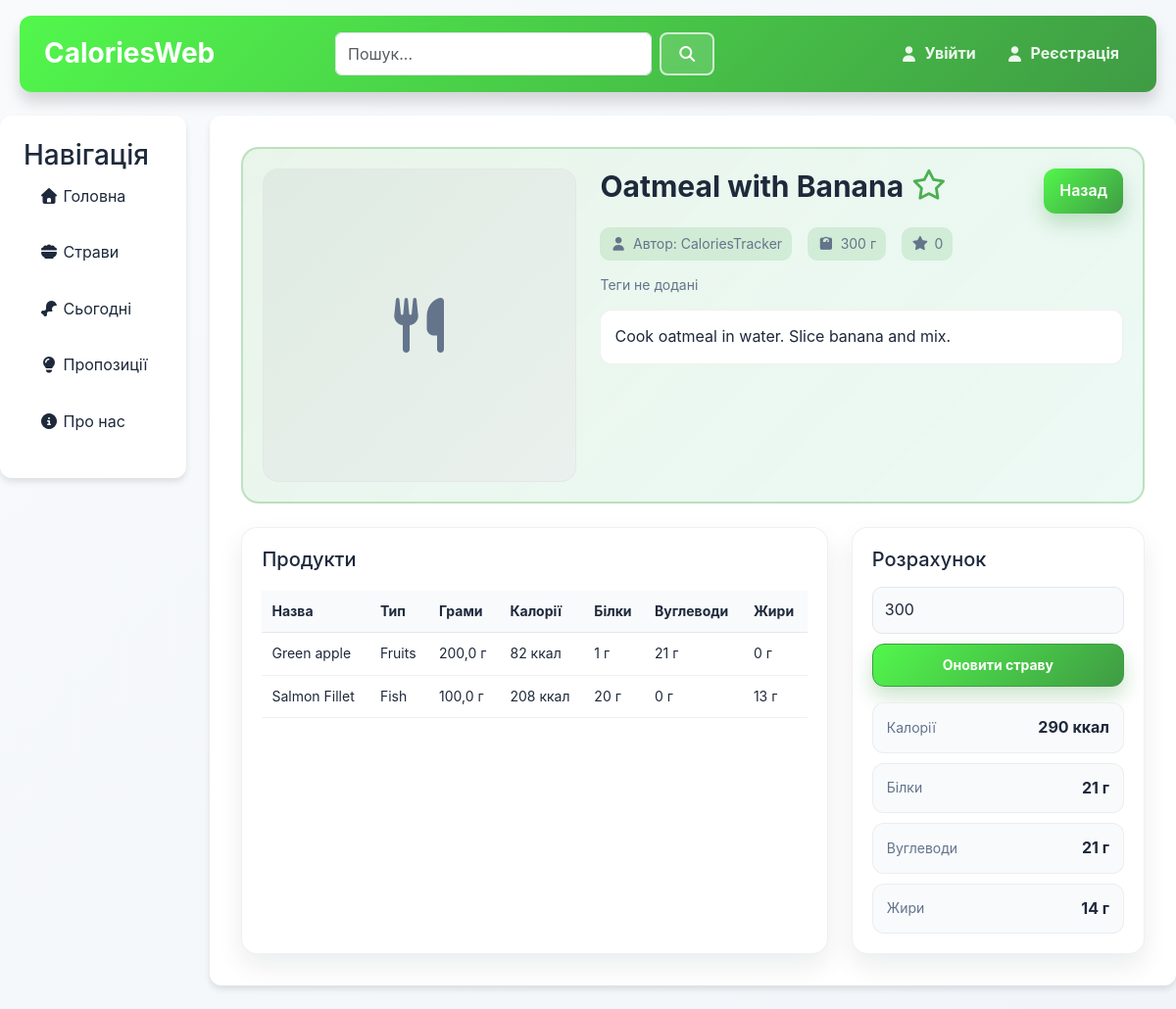
The page /meals/3/ on the database as committed earlier.
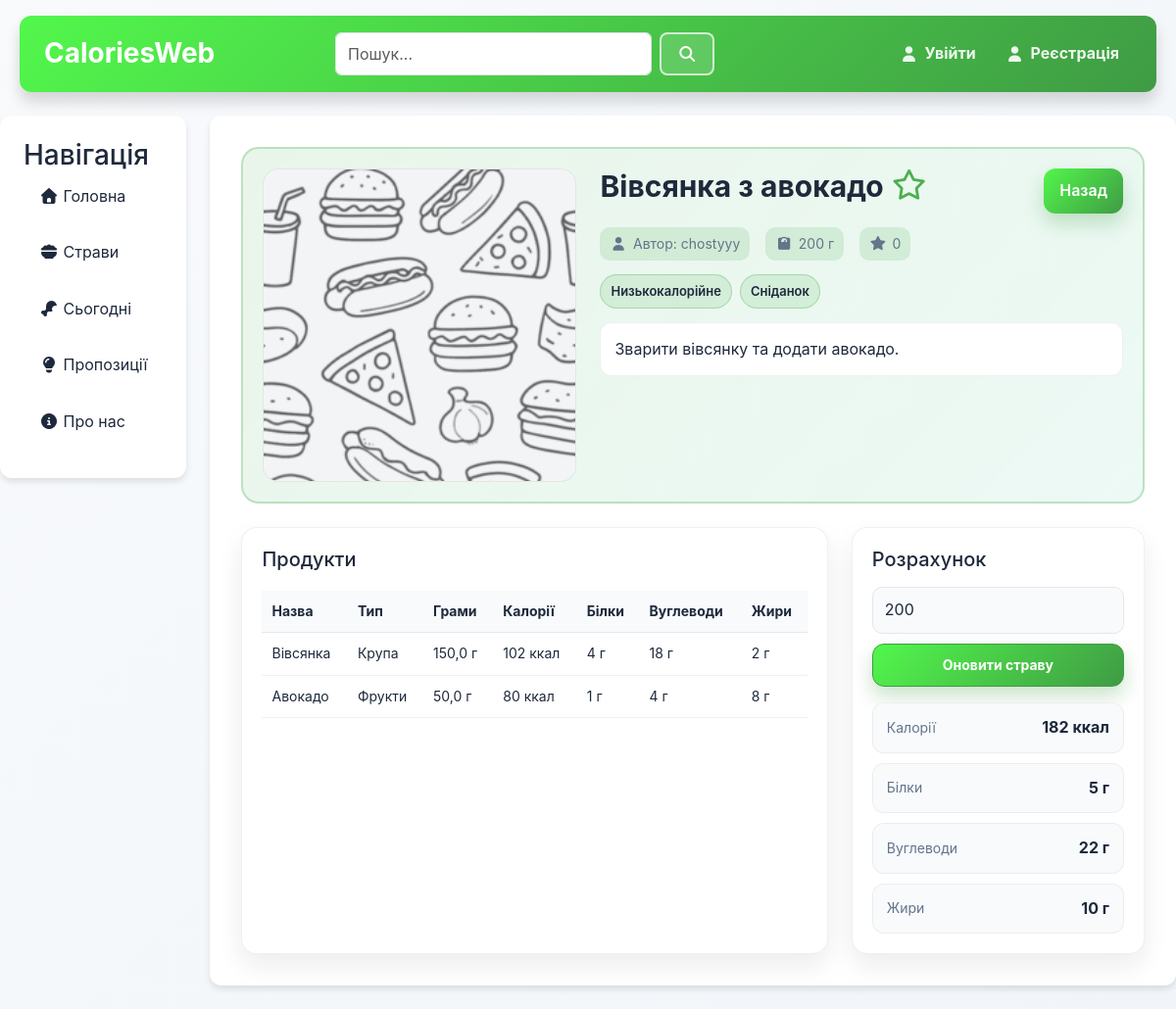
The same page on the database as committed later.
### meals/models.py (models this page shows, shortened)
class Meal(models.Model):
    name = models.CharField(max_length=100)
    grams = models.PositiveIntegerField(default=100)
    recipe = models.TextField(null=True)
    link = models.URLField(null=True)
    author = models.ForeignKey(User, on_delete=models.CASCADE)
    image = models.ImageField(default='fallback.png', null=True, blank=True)
    popularity = models.IntegerField()

class MealProducts(models.Model):
    meal = models.ForeignKey("Meal", on_delete=models.CASCADE)
    food = models.ForeignKey("Food", on_delete=models.CASCADE)
    grams = models.FloatField()

class Food(models.Model):
    name = models.CharField(max_length=100)
    type = models.CharField(max_length=50)
    grams = models.FloatField()
    calories = models.IntegerField()
    protein = models.FloatField()
    carbs = models.FloatField()
    fats = models.FloatField()

class Tag(models.Model):
    name = models.CharField(max_length=50)
    type = models.CharField(max_length=50, null=True)

### meals/views.py (the view, shortened to what this page needs)
# urls.py: path('<int:meal_id>/', views.meal_detail, name='meal_detail'),
def meal_detail(request, meal_id):
    meal = get_object_or_404(Meal, id=meal_id)
    all_tags = Tag.objects.order_by("type", "name")
    meal_tag_ids = set(MealTag.objects.filter(meal=meal).values_list("tag_id", flat=True))
    grouped_tags_for_edit = []
    for tag in all_tags:
        group_name = (tag.type or "Інше").strip() if tag.type else "Інше"
        if grouped_tags_for_edit and grouped_tags_for_edit[-1]["type"] == group_name:
            grouped_tags_for_edit[-1]["tags"].append(tag)
        else:
            grouped_tags_for_edit.append({
                "type": group_name,
                "tags": [tag],
            })
    cpfc = {
        "calories": 0,
        "protein": 0,
        "carbs": 0,
        "fats": 0
    }
    meal_products = MealProducts.objects.filter(meal_id=meal_id)
    grams = meal.grams
    if request.method == "POST":
        grams = int(request.POST.get("grams", meal.grams))
    for mp in meal_products:
        food = Food.objects.get(id=mp.food_id)
        cpfc["calories"] += food.calories / food.grams * mp.grams
        cpfc["protein"] += food.protein / food.grams * mp.grams
        cpfc["carbs"] += food.carbs / food.grams * mp.grams
        cpfc["fats"] += food.fats / food.grams * mp.grams
    cpfc["calories"] = round(cpfc["calories"]/meal.grams*grams)
    cpfc["protein"] = round(cpfc["protein"]/meal.grams*grams)
    cpfc["carbs"] = round(cpfc["carbs"]/meal.grams*grams)
    cpfc["fats"] = round(cpfc["fats"]/meal.grams*grams)
    data = {
        "meal": meal,
        "cpfc": cpfc,
        "grams": grams,
        "is_favorite": request.user.is_authenticated and MealFavorites.objects.filter(user=request.user, meal=meal).exists(),
        "meal_tags": Tag.objects.filter(mealtag__meal=meal).order_by("type", "name"),
        "grouped_tags_for_edit": grouped_tags_for_edit,
        "meal_tag_ids": meal_tag_ids,
    }
    return render(request, "meals/mealItemDetailed.html", data)

### meals/templates/meals/mealItemDetailed.html (shortened to what this page needs)
{% extends "main/layout.html" %}
{% load static %}
{% block extra_css %}
    <link rel="stylesheet" href="{% static 'meals/css/meal_detail.css' %}">
{% endblock %}
{% block content %}
<div class="meal-detail">
    <div class="meal-detail-hero">
        <div class="meal-detail-media">
            {% if meal.image and meal.image.url %}
                <img src="{{ meal.image.url }}" alt="{{ meal.name }}">
            {% else %}
                <div class="meal-detail-placeholder">
                    <i class="fas fa-utensils"></i>
                </div>
            {% endif %}
        </div>
        <div class="meal-detail-info">
            <div class="meal-detail-header">
                <h1>{{ meal.name }}
                    {% if user.is_authenticated and is_favorite %}
                        <span class="meal-add-to-favorites"><a href="{% url 'meals:toggle_favorite' meal.id %}"><i class="fa-solid fa-star"></i></a></span>
                    {% else %}
                        <span class="meal-add-to-favorites"><a href="{% url 'meals:toggle_favorite' meal.id %}"><i class="fa-regular fa-star"></i></a></span>
                    {% endif %}
                </h1>
                <div class="meal-detail-header-actions">
                    <button class="meal-detail-back" type="button" onclick="window.history.back()">Назад</button>
                </div>
            </div>
            <div class="meal-detail-meta">
                <span><i class="fas fa-user"></i> Автор: {{ meal.author }}</span>
                <span><i class="fas fa-weight"></i> {{ meal.grams }} г</span>
                <span><i class="fas fa-star"></i> {{ meal.popularity }}</span>
            </div>
            <div class="meal-detail-tags">
                {% for tag in meal_tags %}
                    <span class="meal-detail-tag">{{ tag.name }}</span>
                {% empty %}
                    <span class="meal-detail-tags-empty">Теги не додані</span>
                {% endfor %}
            </div>
            {% if meal.recipe %}
                <p class="meal-detail-recipe">{{ meal.recipe }}</p>
            {% endif %}
        </div>
    </div>
    <div class="meal-detail-grid">
        <section class="meal-detail-card">
            <h3>Продукти</h3>
            <div class="meal-detail-table-wrap">
                <table class="meal-detail-table">
                    <tr>
                        <th>Назва</th>
                        <th>Тип</th>
                        <th>Грами</th>
                        <th>Калорії</th>
                        <th>Білки</th>
                        <th>Вуглеводи</th>
                        <th>Жири</th>
                    </tr>
                {% for item in meal.mealproducts_set.all %}
                    <tr>
                        <td>{{ item.food.name }}</td>
                        <td>{{ item.food.type }}</td>
                        <td>{{ item.grams }} г</td>
                        <td>{% widthratio item.food.calories item.food.grams item.grams %} ккал</td>
                        <td>{% widthratio item.food.protein item.food.grams item.grams %} г</td>
                        <td>{% widthratio item.food.carbs item.food.grams item.grams %} г</td>
                        <td>{% widthratio item.food.fats item.food.grams item.grams %} г</td>
                    </tr>
                {% empty %}
                    <tr>
                        <td colspan="{% if user.is_authenticated and user.id == meal.author_id %}8{% else %}7{% endif %}">Продукти ще не додані.</td>
                    </tr>
                {% endfor %}
                </table>
            </div>
        </section>
        <section class="meal-detail-card">
            <h3>Розрахунок</h3>
            <form method="post" action="{% url 'meals:meal_detail' meal.id %}" class="meal-detail-calc">
                <div class="meal-detail-calc-row">
                    <input type="number" name="grams" value="{{ grams }}" class="meal-detail-input">
                    <button class="meal-detail-submit" type="submit">Оновити страву</button>
                </div>
            </form>
            <div class="meal-detail-totals">
                <div class="meal-detail-total">
                    <span>Калорії</span>
                    <strong>{{ cpfc.calories }} ккал</strong>
                </div>
                <div class="meal-detail-total">
                    <span>Білки</span>
                    <strong>{{ cpfc.protein }} г</strong>
                </div>
                <div class="meal-detail-total">
                    <span>Вуглеводи</span>
                    <strong>{{ cpfc.carbs }} г</strong>
                </div>
                <div class="meal-detail-total">
                    <span>Жири</span>
                    <strong>{{ cpfc.fats }} г</strong>
                </div>
            </div>
        </section>
    </div>
</div>
{% endblock %}

### main/templates/main/layout.html (shortened to what this page needs)
{% load static %}
<!DOCTYPE html>
<html lang="en">
<head>
    <link href="https://cdn.jsdelivr.net/npm/bootstrap@5.3.8/dist/css/bootstrap.min.css" rel="stylesheet">
    <link rel="stylesheet" href="{% static 'main/css/main.css' %}">
    <link rel="stylesheet" href="https://cdnjs.cloudflare.com/ajax/libs/font-awesome/7.0.1/css/all.min.css">
    {% block extra_css %}{% endblock %}
</head>
<body>
<header>
    <table>
        <tr>
            <th style="text-align: left;" style="width: fit-content;">
                <a href="{% url 'main:home' %}" style="width: fit-content;" >
                    <h1 style="width: fit-content;">CaloriesWeb</h1>
                </a>
            </th>
            <th style="text-align: center; width: 35%;">
                <form action="{% url 'meals:search' %}" method="get" class="d-flex">
                    <input class="form-control" type="text" name="q" placeholder="Пошук...">
                    <button class="btn btn-outline-danger ms-2" type="submit">
                        <i class="fa-solid fa-magnifying-glass"></i>
                    </button>
                </form>
            </th>
            <th style="text-align: right;">
                {% if user.is_authenticated %}
                    <a href="{% url 'user:user_detail' user.id %}"><span>{{ user.username }}</span></a>
                    <a href="{% url 'main:logOut' %}">
                        <span><i class="fa-solid fa-user"></i> Вийти</span>
                    </a>
                {% else %}
                    <a href="{% url 'main:logIn' %}">
                        <span><i class="fa-solid fa-user"></i> Увійти</span>
                    </a>
                    <a href="{% url 'main:signUp' %}">
                        <span><i class="fa-solid fa-user"></i> Реєстрація</span>
                    </a>
                {% endif %}
            </th>
        </tr>
    </table>
</header>
<main class="layout">
    <aside>
        <h3>Навігація</h3>
        <ul>
            <a href="{% url 'main:home' %}">
                <li><i class="fa-solid fa-house"></i> Головна</li>
            </a>
            <a href="{% url 'meals:meals' %}">
                <li><i class="fa-solid fa-bowl-food"></i> Страви</li>
            </a>
            <a href="{% url 'today:today' %}">
                <li><i class="fa-solid fa-drumstick-bite"></i> Сьогодні</li>
            </a>
            <a href="{% url 'meals:suggestions' %}">
                <li><i class="fa-solid fa-lightbulb"></i> Пропозиції</li>
            </a>
            <a href="{% url 'main:about' %}">
                <li><i class="fa-solid fa-circle-info"></i> Про нас</li>
            </a>
        </ul>
    </aside>
    <div class="main-content">
        {% block content %}
        {% endblock %}
    </div>
</main>
</body>
</html>

### main/static/main/css/main.css (style rules this page uses)
* { box-sizing: border-box; }
html { -webkit-text-size-adjust: 100%; text-size-adjust: 100%; }
body, h1, h2, h3, h4, h5, h6, p, ul, ol, dl, dd, figure, blockquote, pre { margin: 0; }
ul, ol { padding: 0; }
img, picture, video, canvas, svg { display: block; max-width: 100%; }
input, button, textarea, select { font: inherit; }
input, textarea, select { color: inherit; }
:root { --primary: #4caf50; --primary-dark: #3f9b44; --primary-light: #8fd9a0; --primary-gradient: linear-gradient(135deg, #52f74c 0%, #3f9b44 100%); --primary-rgb: 76, 175, 80; --primary-dark-rgb: 63, 155, 68; --secondary: #ec4899; --accent: #f59e0b; --success: #10b981; --success-rgb: 16, 185, 129; --warning: #f59e0b; --warning-rgb: 245, 158, 11; --warning-light-rgb: 251, 191, 36; --neutral: #94a3b8; --neutral-rgb: 148, 163, 184; --slate-rgb: 100, 116, 139; --danger: #ef4444; --danger-bg: #fff4f4; --danger-soft: #fee2e2; --danger-border: #fecaca; --danger-ink: #991b1b; --danger-ink-dark: #7f1d1d; --white: #ffffff; --surface-muted: #f3f4f6; --bg-light: #f8fafc; --bg-page-end: #f1f5f9; --text-dark: #1e293b; --text-gray: #64748b; --border: #e2e8f0; --line: #e5e7eb; --line-soft: #eef2f7; --shadow-sm: 0 1px 2px rgba(0, 0, 0, 0.05); --shadow-md: 0 4px 6px rgba(0, 0, 0, 0.1); --shadow-lg: 0 10px 15px rgba(0, 0, 0, 0.15); }
body { background: linear-gradient(135deg, var(--bg-light) 0%, var(--bg-page-end) 100%); margin: 0; font-family: -apple-system, BlinkMacSystemFont, 'Segoe UI', Roboto, Oxygen, Ubuntu, Cantarell, sans-serif; color: var(--text-dark); line-height: 1.6; }
.btn-outline-danger { border: 2px solid var(--primary); color: var(--primary); background: none; padding: 8px 16px; border-radius: 8px; font-weight: 600; cursor: pointer; transition: all 0.3s ease; }
.btn { border-radius: 8px; font-weight: 600; transition: all 0.3s ease; cursor: pointer; }
header { background: var(--primary-gradient); box-shadow: var(--shadow-lg); margin: 16px 20px; padding: 16px 24px; border-radius: 12px; position: sticky; top: 0; z-index: 100; }
header table { width: 100%; }
header h1 { margin: 0; padding: 0; color: white; font-size: 28px; font-weight: 700; }
header a { text-decoration: none; color: rgba(255, 255, 255, 0.9); transition: color 0.3s ease; }
header a span { padding: 0 12px; }
header th:last-child a span { display: inline-flex; align-items: center; gap: 6px; padding: 8px 12px; border-radius: 10px; border: 1px solid transparent; transition: background-color 0.2s ease, border-color 0.2s ease, transform 0.2s ease, box-shadow 0.2s ease; }
header .btn-outline-danger { border: 2px solid rgba(255, 255, 255, 0.7); color: var(--white); background: rgba(255, 255, 255, 0.14); }
main.layout { display: flex; gap: 24px; margin: 24px 20px; max-width: 1400px; margin-left: auto; margin-right: auto; }
aside { background-color: var(--white); box-shadow: var(--shadow-md); border-radius: 12px; width: fit-content; padding: 24px; height: fit-content; position: sticky; top: 100px; }
aside ul { list-style: none; padding: 0; margin: 0; }
aside ul li { padding: 12px 16px; margin-bottom: 8px; border-radius: 8px; transition: all 0.3s ease; color: var(--text-dark); cursor: pointer; }
aside a { text-decoration: none; color: inherit; }
.main-content { background-color: var(--white); box-shadow: var(--shadow-md); border-radius: 12px; flex: 1; padding: 32px; }
.main-content h1 { color: var(--primary); margin-bottom: 8px; font-weight: 700; }
a { color: var(--primary); text-decoration: none; transition: color 0.3s ease; }

Rows that differ between the two databases and show on the page:
changed Meal: image: picture added; name "Oatmeal with Banana" → "Вівсянка з авокадо"; author "CaloriesTracker" → "chostyyy"; grams "300" → "200"; recipe "Cook oatmeal in water. Slice banana and mix." → "Зварити вівсянку та додати авокадо."; image empty → "fallback.png" (drawn)
added Tag: name "Низькокалорійне"
added Tag: name "Сніданок"
changed MealProducts: food.name "Green apple" → "Вівсянка"; food.type "Fruits" → "Крупа"; grams "200,0" → "150,0"; food+grams "82" → "102"; food+grams "1" → "4"; food+grams "21" → "18"; food+grams "0" → "2"
changed MealProducts: food.name "Salmon Fillet" → "Авокадо"; food.type "Fish" → "Фрукти"; grams "100,0" → "50,0"; food+grams "208" → "80"; food+grams "20" → "1"; food+grams "0" → "4"; food+grams "13" → "8"
Other text that changed with them:
form field grams: "300" → "200"
{{ cpfc.calories }}: "290" → "182"
{{ cpfc.protein }}: "21" → "5"
{{ cpfc.carbs }}: "21" → "22"
{{ cpfc.fats }}: "14" → "10"
text no longer shown: "Теги не додані"
